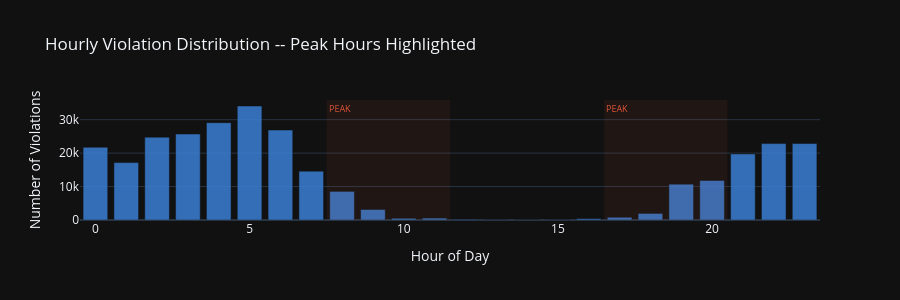

The cell this chart's notebook holds for it:
### Code cell
import plotly.graph_objects as go

# 3.4 Hourly distribution -- reveals peak hours

# FIX: Added format='ISO8601' to handle the fractional seconds and timezone offset correctly
df_eda['created_datetime'] = (
    pd.to_datetime(df_eda['created_datetime'], format='ISO8601', utc=True)
)

df_eda['hour']        = df_eda['created_datetime'].dt.hour
df_eda['day_of_week'] = df_eda['created_datetime'].dt.dayofweek
df_eda['month']       = df_eda['created_datetime'].dt.month

hourly = df_eda.groupby('hour').size().reset_index(name='violations')

fig = go.Figure()
fig.add_trace(go.Bar(
    x=hourly['hour'], y=hourly['violations'],
    marker_color='#3b7fd4', opacity=0.85, name='Violations'
))

for s, e in [(7.5, 11.5), (16.5, 20.5)]:
    fig.add_vrect(
        x0=s, x1=e, fillcolor='#e05438', opacity=0.07, line_width=0,
        annotation_text='PEAK', annotation_position='top left',
        annotation_font=dict(color='#e05438', size=9)
    )
    
fig.update_layout(
    template='plotly_dark', height=300,
    title='Hourly Violation Distribution -- Peak Hours Highlighted',
    xaxis_title='Hour of Day', yaxis_title='Number of Violations',
)

# Remember: If you still have the nbformat issue from earlier, 
# you can use fig.show(renderer="browser") here instead!
fig.show()

peak_hours = list(range(8, 12)) + list(range(17, 21))
peak_count = hourly[hourly['hour'].isin(peak_hours)]['violations'].sum()
off_count  = hourly[~hourly['hour'].isin(peak_hours)]['violations'].sum()

print(f"Peak hour violations  : {peak_count:,}")
print(f"Off-peak violations   : {off_count:,}")
print(f"Peak multiplier       : {peak_count/off_count:.2f}x")

### Figure 1 — Plotly figure (JSON) as saved in the notebook; plotly's stock layout.template omitted (floating-point values rounded to 4 significant figures)
{"data": [{"marker": {"color": "#3b7fd4"}, "name": "Violations", "opacity": 0.85, "type": "bar", "x": [0, 1, 2, 3, 4, 5, 6, 7, 8, 9, 10, 11, 12, 13, 14, 15, 16, 17, 18, 19, 20, 21, 22, 23], "y": [21762, 17155, 24770, 25709, 29102, 34085, 26890, 14608, 8556, 3145, 518, 577, 219, 56, 16, 66, 416, 818, 1971, 10713, 11834, 19763, 22840, 22861]}], "layout": {"annotations": [{"font": {"color": "#e05438", "size": 9}, "showarrow": false, "text": "PEAK", "x": 7.5, "xanchor": "left", "xref": "x", "y": 1, "yanchor": "top", "yref": "y domain"}, {"font": {"color": "#e05438", "size": 9}, "showarrow": false, "text": "PEAK", "x": 16.5, "xanchor": "left", "xref": "x", "y": 1, "yanchor": "top", "yref": "y domain"}], "height": 300, "shapes": [{"fillcolor": "#e05438", "line": {"width": 0}, "opacity": 0.07, "type": "rect", "x0": 7.5, "x1": 11.5, "xref": "x", "y0": 0, "y1": 1, "yref": "y domain"}, {"fillcolor": "#e05438", "line": {"width": 0}, "opacity": 0.07, "type": "rect", "x0": 16.5, "x1": 20.5, "xref": "x", "y0": 0, "y1": 1, "yref": "y domain"}], "title": {"text": "Hourly Violation Distribution -- Peak Hours Highlighted"}, "xaxis": {"title": {"text": "Hour of Day"}}, "yaxis": {"title": {"text": "Number of Violations"}}}}
